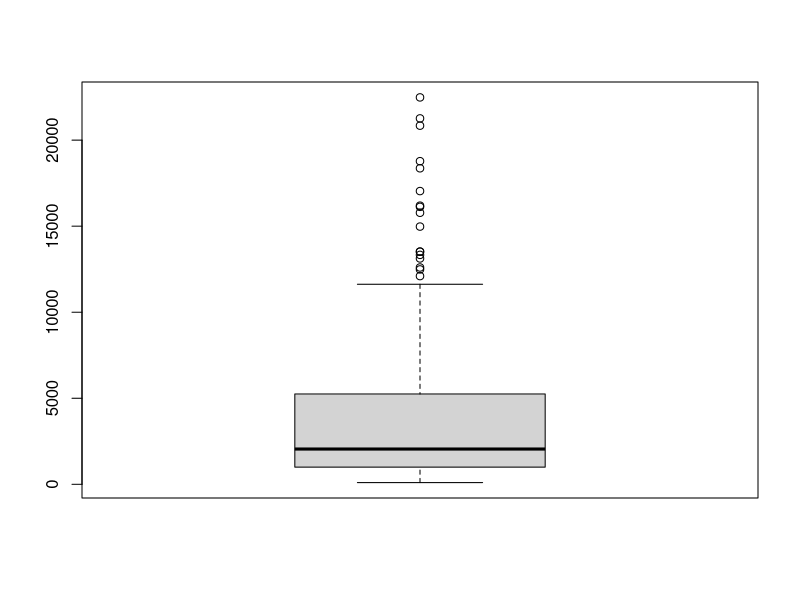
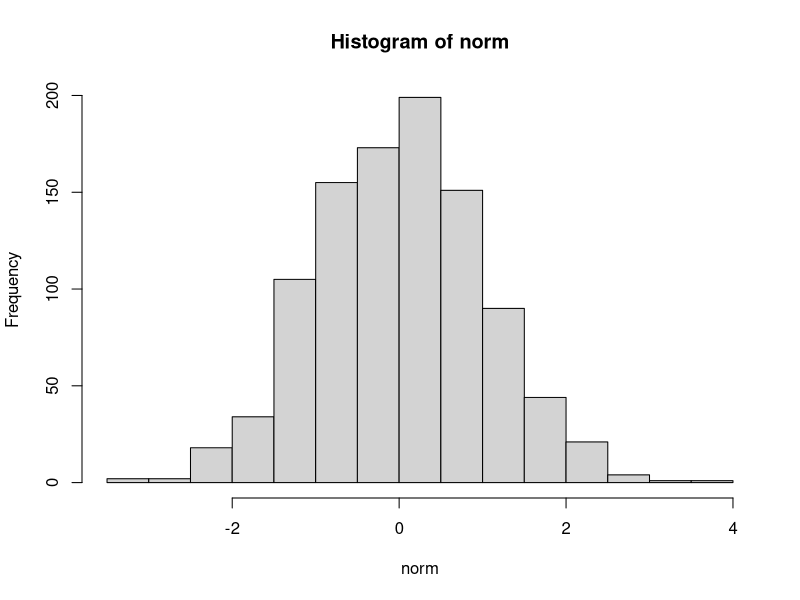

These charts were generated, in order, by the following R code: (Note: this script raises an error after producing the figures.)
## ---- chunk 1
nbasalary <- read.csv("nbasalary.csv")
## ---- chunk 2
nbasalary
## ---- chunk 3

## ---- chunk 4
Salary <- data.frame(nbasalary[3])
## ---- chunk 5
Salary
## ---- chunk 6

boxplot(Salary)
## ---- chunk 7
#partb if data was normal

set.seed(3)
norm <- rnorm(1000,0,1)
hist(norm)



## ---- chunk 8

library(MASS)

## ---- chunk 9
#QQ plot


qqnorm(Salary)
qqline(Salary)
## ---- chunk 10
logsalary <- log(Salary)

